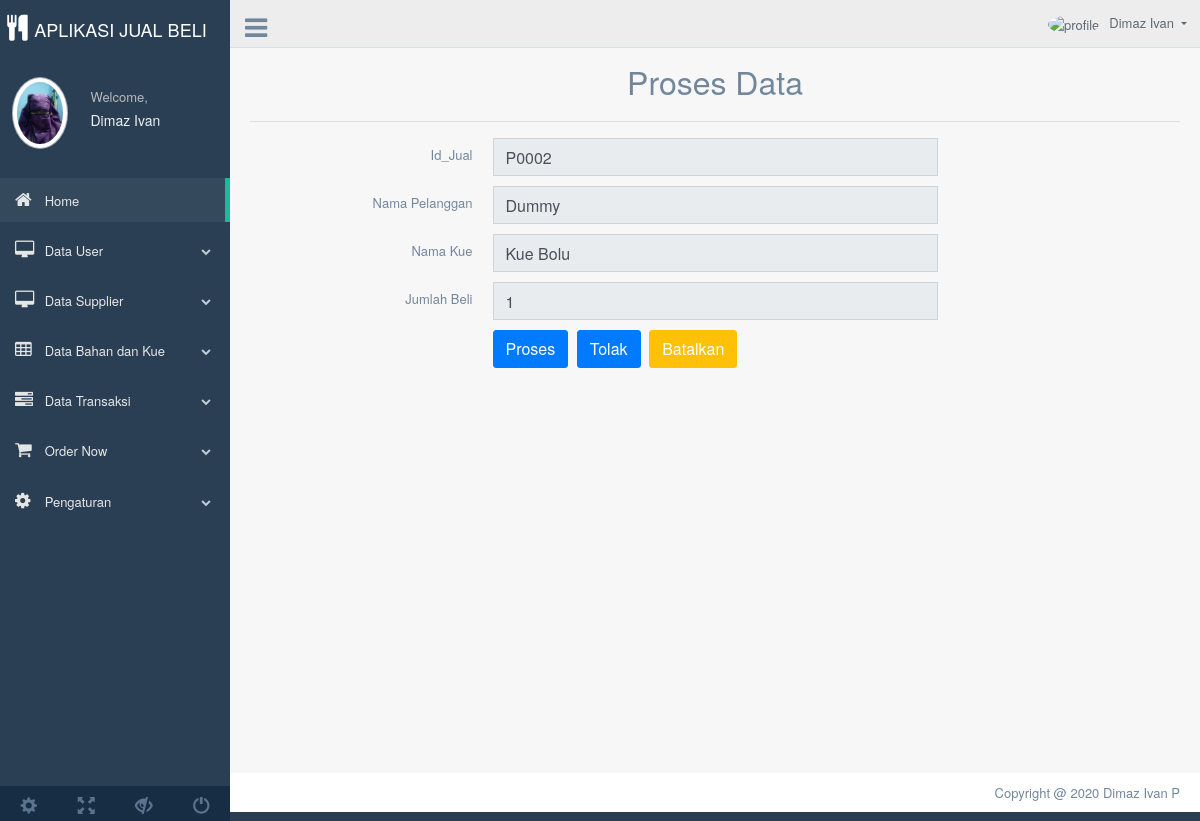
/Uas_Pweb/Index.php?page=Proses&Id_Jual=P0002 (signed in), run on the app's committed database.
### tables this page shows
CREATE TABLE `penjualan` (
  `Id_Jual` varchar(5) NOT NULL,
  `Tanggal_Jual` datetime NOT NULL,
  `Nama_Pelanggan` varchar(50) NOT NULL,
  `Nama_Produk` varchar(50) NOT NULL,
  `Jumlah_Beli` int(11) NOT NULL,
  `Harga` float NOT NULL,
  `Total_Harga_Jual` int(11) NOT NULL,
  `Status` varchar(10) NOT NULL,
  `Hutang` int(11) NOT NULL
);

### Uas_Pweb/Control/Proses.php (the view, shortened to what this page needs)
<?php include('Koneksi.php'); ?>
<div class="container" style="margin-top:20px">
    <center>
        <font size="6">Proses Data</font>
    </center>
    <hr>
    <?php
    if (isset($_GET['Id_Jual'])) {
        $Id_Jual = $_GET['Id_Jual'];
        $select = mysqli_query($conn, "SELECT * FROM Penjualan WHERE Id_Jual='$Id_Jual'") or die(mysqli_error($conn));
        if (mysqli_num_rows($select) == 0) {
            echo '<div class="alert alert-warning">Id Jual tidak ditemukan.</div>';
            exit();
        } else {
            $data = mysqli_fetch_assoc($select);
        }
    }
    ?>
    <form action="Index.php?page=Proses&Id_Jual=<?php echo $Id_Jual; ?>" method="post">
        <div class="item form-group">
            <label class="col-form-label col-md-3 col-sm-3 label-align">Id_Jual</label>
            <div class="col-md-6 col-sm-6">
                <input type="text" name="Id_Jual" class="form-control" size="4" value="<?php echo $data['Id_Jual']; ?>" readonly required>
            </div>
        </div>
        <div class="item form-group">
            <label class="col-form-label col-md-3 col-sm-3 label-align">Nama Pelanggan</label>
            <div class="col-md-6 col-sm-6">
                <input type="text" name="Nama_Pelanggan" class="form-control" value="<?php echo $data['Nama_Pelanggan']; ?>" readonly required>
            </div>
        </div>
        <div class="item form-group">
            <label class="col-form-label col-md-3 col-sm-3 label-align">Nama Kue</label>
            <div class="col-md-6 col-sm-6">
                <input type="text" name="Nama_Produk" class="form-control" value="<?php echo $data['Nama_Produk']; ?>" readonly required>
            </div>
        </div>
        <div class="item form-group">
            <label class="col-form-label col-md-3 col-sm-3 label-align">Jumlah Beli</label>
            <div class="col-md-6 col-sm-6">
                <input type="number" name="Jumlah_Beli" class="form-control" value="<?php echo $data['Jumlah_Beli']; ?>" readonly required>
            </div>
        </div>
        <div class="item form-group">
            <div class="col-md-6 col-sm-6 offset-md-3">
                <input type="submit" name="submit" class="btn btn-primary" value="Proses">
                <input type="submit" name="tolak" class="btn btn-primary" value="Tolak">
                <a href="Index.php?page=Tampil_Jual" class="btn btn-warning">Batalkan</a>
            </div>
        </div>
    </form>
</div>

### data on the page
penjualan: Id_Jual "P0002", Nama_Pelanggan "Dummy", Nama_Produk "Kue Bolu", Jumlah_Beli "1"
